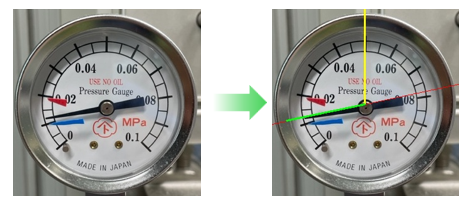
#> input picture Gauge.png, 471 x 207 px
$ python -i Pressure_Gauge_Analyzer.py   (imports and definitions only)
#> lines starting #> are read from the running program, lines starting #| are printed output that depends on the picture; after the words box and inside, x2 and y2 are one past the last pixel; in counts of white or black regions, pixels touching at a corner belong together
import os
import re
import shutil
import warnings
import cv2
import numpy as np
import easyocr

# 警告を非表示にする
# [1 line not run here, left out]

# --- 出力用フォルダの確認・初期化 ---
OUTPUT_DIR = "output"

# [16 lines left out: function initialize_output_dir, not called in this run]


def detect_meter_circle(img_gray: np.ndarray) -> tuple[float, float, float]:
    """ハフ変換を用いてメーター枠（円）を検出し、中心座標 (cx, cy) と半径 r を返す"""
    height, width = img_gray.shape[:2]
    blurred = cv2.medianBlur(img_gray, 5)

    circles = cv2.HoughCircles(
        blurred,
        cv2.HOUGH_GRADIENT,
        1,
        20,
        param1=390,
        param2=50,
        minRadius=int(width / 3),
        maxRadius=width,
    )

    if circles is not None:
        circles_arr = np.round(circles[0]).astype(int)
        cx, cy, r1 = map(float, circles_arr[0])
        return cx, cy, r1

    return float(width / 2), float(height / 2), float(width / 3)


# [234 lines left out: functions analyze_bourdon_gauge_geometric, extract_kmx_kmn, not called in this run]


def rcog(image: np.ndarray) -> tuple[list | None, str | None, float]:
    """画像から数字を読み取り、最も信頼度の高いテキストと信頼度を返す"""
    reader = easyocr.Reader(['en'], gpu=False)
    results = reader.readtext(image, detail=1, allowlist='0123456789.')
    if results:
        best_result = max(results, key=lambda x: x[2])
        return best_result[0], best_result[1], best_result[2]
    return None, None, 0.0


def extract_kmx_kmn2(image_path: str) -> tuple[float, float]:
    """フォールバック用スケール抽出関数（特定領域を個別にスキャン）"""
#> called with image_path = 'Gauge.png'
    img = cv2.imread(image_path)
#> img is the input picture: shape (207, 471, 3); mean B, G, R 164.4, 168.3, 168
    if img is None:
        raise FileNotFoundError(f"画像が見つかりません: {image_path}")

    img_height, img_width = img.shape[:2]
#> img_height = 207; img_width = 471
    img_gray = cv2.cvtColor(img, cv2.COLOR_BGR2GRAY)
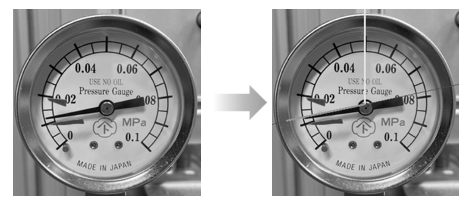
#> img_gray: shape (207, 471); min 0, max 255, mean 167.8
    ccx, ccy, r1 = detect_meter_circle(img_gray)
#> in detect_meter_circle, `blurred = cv2.medianBlur(img_gray, 5)`:
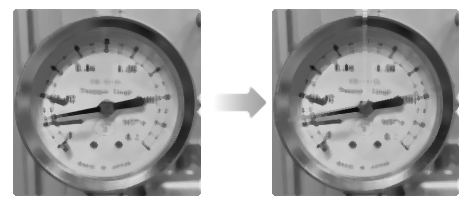
#> blurred: shape (207, 471); min 16, max 255, mean 169.7
#> in detect_meter_circle, `circles = cv2.HoughCircles( blurred, cv2.HOUGH_GRADIENT, 1, 20, param1..`: circles = None
#> ccx = 235.5; ccy = 103.5; r1 = 157

    print("【フォールバック解析開始】個別領域スキャンを実行します。")
    threshold_levels = [70, 80, 110]
    kmn, kmx = 0.0, 70.0

    # 右下領域 (MAX候補)
    rb_roi = img_gray[int(ccy):int(ccy + r1), int(ccx):int(ccx + r1)]
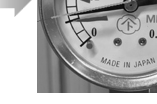
#> rb_roi: shape (104, 157); min 2, max 255, mean 178.1
    if rb_roi.size > 0:
        for th in threshold_levels:
            _, thresh_roi = cv2.threshold(rb_roi, th, 255, cv2.THRESH_BINARY)
            resized_roi = cv2.resize(thresh_roi, (0, 0), fx=2.0, fy=2.0)
            cv2.imwrite(os.path.join(OUTPUT_DIR, f"fallback_right_bottom_thresh_{th}.jpg"), resized_roi)
            _, text, _ = rcog(resized_roi)
            if text:
                try:
                    val = float(text)
                    if val < kmx:
                        kmx = val
                except ValueError:
                    pass
#> this loop made 1 pass
#> pass 1, in extract_kmx_kmn2, `_, thresh_roi = cv2.threshold(rb_roi, th, 255, cv2.THRESH_BINARY)`:
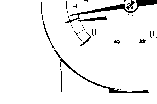
#> thresh_roi: shape (104, 157); 94.7% white; 35 black regions (28 under 20 px), largest, box (x1, y1, x2, y2) and area: (65, 0, 157, 23) 326, (54, 50, 149, 93) 223, (78, 16, 107, 22) 68
#> pass 1, in extract_kmx_kmn2, `resized_roi = cv2.resize(thresh_roi, (0, 0), fx=2.0, fy=2.0)`:
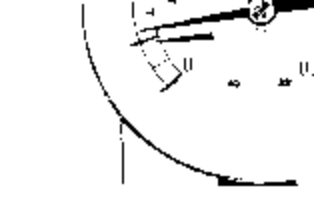
#> resized_roi: shape (208, 314); min 0, max 255, mean 241.6
#> after the loop, kmx = 70

    # 左下領域 (MIN候補)
    lb_roi = img_gray[int(ccy):int(ccy + r1), int(ccx - r1):int(ccx)]
    if lb_roi.size > 0:
        for th in threshold_levels:
            _, thresh_roi = cv2.threshold(lb_roi, th, 255, cv2.THRESH_BINARY)
            resized_roi = cv2.resize(thresh_roi, (0, 0), fx=2.0, fy=2.0)
            cv2.imwrite(os.path.join(OUTPUT_DIR, f"fallback_left_bottom_thresh_{th}.jpg"), resized_roi)
            _, text, _ = rcog(resized_roi)
            if text:
                try:
                    val = float(text)
                    if val < kmx:
                        kmn = val
                except ValueError:
                    pass

    return float(kmn), float(kmx)


# --- 実行エントリポイント ---
# [20 lines not run here, left out]

#> (the run stopped early here; a loop or call above may not have finished)
